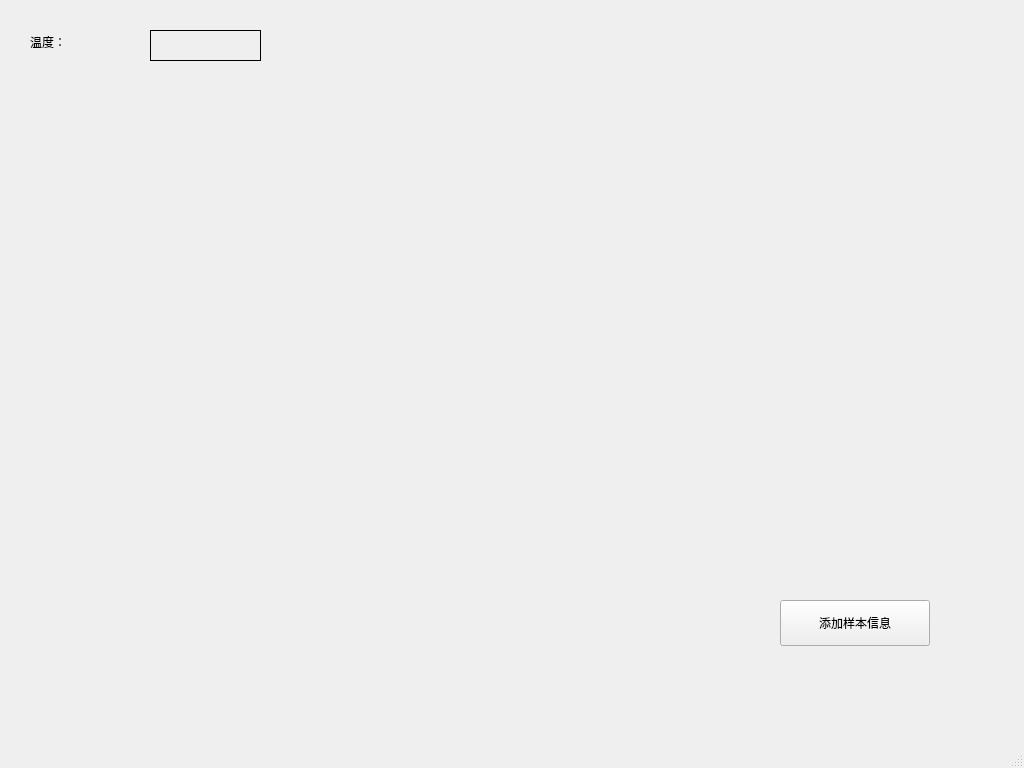
<?xml version="1.0" encoding="UTF-8"?>
<ui version="4.0">
 <class>MainWindow</class>
 <widget class="QMainWindow" name="MainWindow">
  <property name="geometry">
   <rect>
    <x>0</x>
    <y>0</y>
    <width>1024</width>
    <height>768</height>
   </rect>
  </property>
  <property name="maximumSize">
   <size>
    <width>1920</width>
    <height>1080</height>
   </size>
  </property>
  <property name="windowTitle">
   <string>MainWindow</string>
  </property>
  <widget class="QWidget" name="centralwidget">
   <widget class="QLabel" name="temperature">
    <property name="geometry">
     <rect>
      <x>150</x>
      <y>30</y>
      <width>111</width>
      <height>31</height>
     </rect>
    </property>
    <property name="styleSheet">
     <string notr="true"/>
    </property>
    <property name="frameShape">
     <enum>QFrame::Box</enum>
    </property>
    <property name="text">
     <string/>
    </property>
   </widget>
   <widget class="QLabel" name="label">
    <property name="geometry">
     <rect>
      <x>30</x>
      <y>30</y>
      <width>108</width>
      <height>24</height>
     </rect>
    </property>
    <property name="text">
     <string>温度：</string>
    </property>
   </widget>
   <widget class="QPushButton" name="addSampleMessage">
    <property name="geometry">
     <rect>
      <x>780</x>
      <y>600</y>
      <width>150</width>
      <height>46</height>
     </rect>
    </property>
    <property name="text">
     <string>添加样本信息</string>
    </property>
   </widget>
  </widget>
  <widget class="QMenuBar" name="menubar">
   <property name="geometry">
    <rect>
     <x>0</x>
     <y>0</y>
     <width>1024</width>
     <height>37</height>
    </rect>
   </property>
  </widget>
  <widget class="QStatusBar" name="statusbar"/>
 </widget>
 <resources/>
 <connections>
  <connection>
   <sender>addSampleMessage</sender>
   <signal>clicked()</signal>
   <receiver>MainWindow</receiver>
   <slot>openSampleInfoWindow()</slot>
   <hints>
    <hint type="sourcelabel">
     <x>874</x>
     <y>661</y>
    </hint>
    <hint type="destinationlabel">
     <x>878</x>
     <y>549</y>
    </hint>
   </hints>
  </connection>
 </connections>
 <slots>
  <slot>openSampleInfoWindow()</slot>
 </slots>
</ui>
